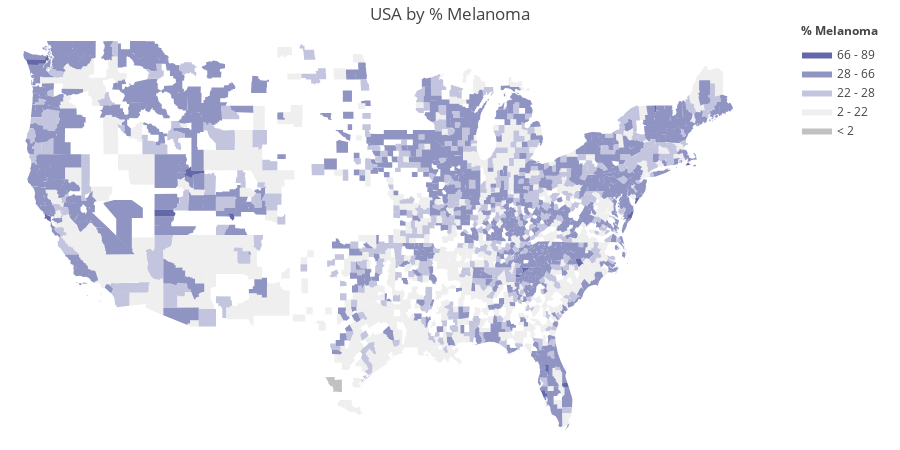

Source (notebook cell):
### Code cell
import plotly.figure_factory as ff

import numpy as np
import pandas as pd

colorscale = [
    'rgb(193, 193, 193)',
    'rgb(239,239,239)',
    'rgb(195, 196, 222)',
    'rgb(144,148,194)',
    'rgb(101,104,168)',
    'rgb(65, 53, 132)'
]


endpts = [(merged['% Melanoma']*100000).min(), ((merged['% Melanoma']*100000).max())*.25, (merged['% Melanoma']*100000).mean(), ((merged['% Melanoma']*100000).max())*.75, ((merged['% Melanoma']*100000).max())]
fips = merged['COUNTY_FIPS'].tolist()
values = (merged['% Melanoma']*100000).tolist()

fig = ff.create_choropleth(
    fips=fips, values=values,
    binning_endpoints=endpts,
    colorscale = colorscale,
    show_state_data=False,
    show_hover=True, centroid_marker=None,
    asp=2.9, 
    title='USA by % Melanoma',
    legend_title='% Melanoma',
    round_legend_values=True
)

fig.layout.template = None
fig.show()
